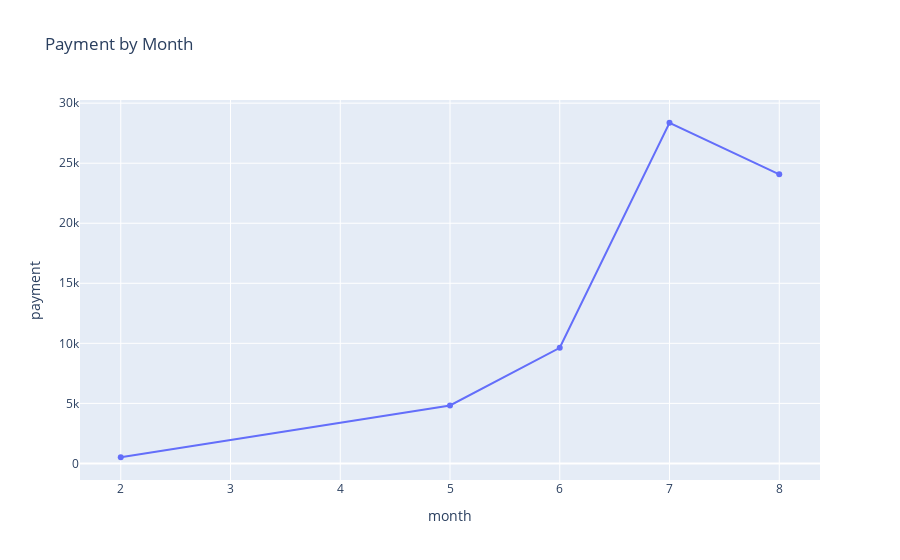

Notebook code cell kept with this figure:
### Code cell
fig4 = px.line(df_4, x='month',y='payment',  title='Payment by Month', markers=True)

fig4.show()

### Figure 1 — Plotly figure (JSON) as saved in the notebook; plotly's stock layout.template omitted (floating-point values rounded to 4 significant figures)
{"data": [{"hovertemplate": "month=%{x}<br>payment=%{y}<extra></extra>", "legendgroup": "", "line": {"color": "#636efa", "dash": "solid"}, "marker": {"symbol": "circle"}, "mode": "lines+markers", "name": "", "orientation": "v", "showlegend": false, "type": "scatter", "x": [2, 5, 6, 7, 8], "xaxis": "x", "y": [514.2, 4823.0, 9630.0, 28370.0, 24070.0], "yaxis": "y"}], "layout": {"legend": {"tracegroupgap": 0}, "title": {"text": "Payment by Month"}, "xaxis": {"anchor": "y", "domain": [0, 1], "title": {"text": "month"}}, "yaxis": {"anchor": "x", "domain": [0, 1], "title": {"text": "payment"}}}}
